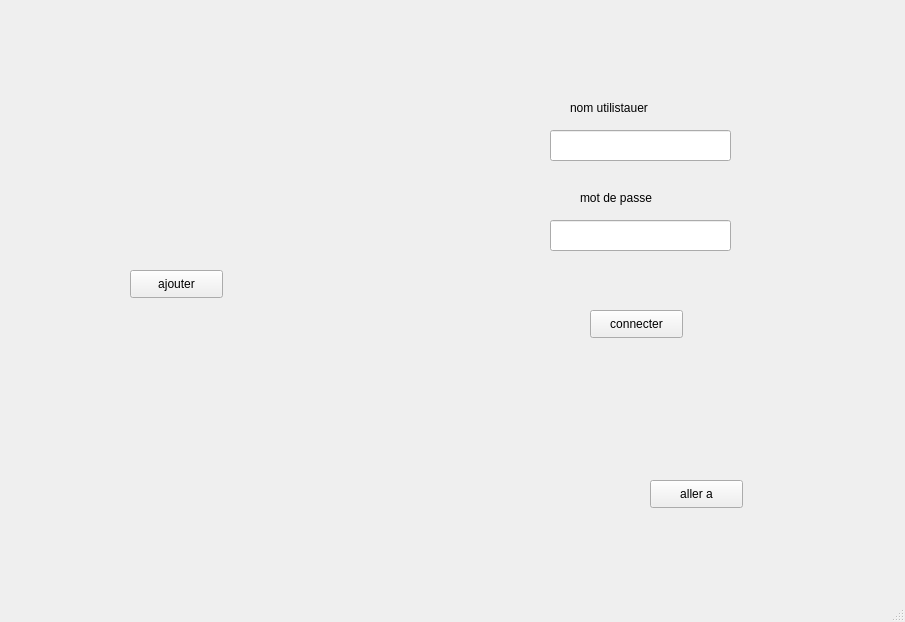
<?xml version="1.0" encoding="UTF-8"?>
<ui version="4.0">
 <class>MainWindow</class>
 <widget class="QMainWindow" name="MainWindow">
  <property name="geometry">
   <rect>
    <x>0</x>
    <y>0</y>
    <width>905</width>
    <height>622</height>
   </rect>
  </property>
  <property name="windowTitle">
   <string>MainWindow</string>
  </property>
  <widget class="QWidget" name="centralwidget">
   <widget class="QLabel" name="label_2">
    <property name="geometry">
     <rect>
      <x>580</x>
      <y>190</y>
      <width>91</width>
      <height>16</height>
     </rect>
    </property>
    <property name="text">
     <string>mot de passe</string>
    </property>
   </widget>
   <widget class="QPushButton" name="pushButton_2">
    <property name="geometry">
     <rect>
      <x>590</x>
      <y>310</y>
      <width>93</width>
      <height>28</height>
     </rect>
    </property>
    <property name="text">
     <string>connecter</string>
    </property>
   </widget>
   <widget class="QPushButton" name="pushButton">
    <property name="geometry">
     <rect>
      <x>650</x>
      <y>480</y>
      <width>93</width>
      <height>28</height>
     </rect>
    </property>
    <property name="text">
     <string>aller a</string>
    </property>
   </widget>
   <widget class="QLabel" name="label">
    <property name="geometry">
     <rect>
      <x>570</x>
      <y>100</y>
      <width>111</width>
      <height>16</height>
     </rect>
    </property>
    <property name="text">
     <string>nom utilistauer</string>
    </property>
   </widget>
   <widget class="QLineEdit" name="lineEdit_ut">
    <property name="geometry">
     <rect>
      <x>550</x>
      <y>130</y>
      <width>181</width>
      <height>31</height>
     </rect>
    </property>
   </widget>
   <widget class="QLineEdit" name="lineEdit_mdp">
    <property name="geometry">
     <rect>
      <x>550</x>
      <y>220</y>
      <width>181</width>
      <height>31</height>
     </rect>
    </property>
   </widget>
   <widget class="QPushButton" name="ajouter">
    <property name="geometry">
     <rect>
      <x>130</x>
      <y>270</y>
      <width>93</width>
      <height>28</height>
     </rect>
    </property>
    <property name="text">
     <string>ajouter</string>
    </property>
   </widget>
  </widget>
  <widget class="QMenuBar" name="menubar">
   <property name="geometry">
    <rect>
     <x>0</x>
     <y>0</y>
     <width>905</width>
     <height>26</height>
    </rect>
   </property>
  </widget>
  <widget class="QStatusBar" name="statusbar"/>
 </widget>
 <resources/>
 <connections/>
</ui>
